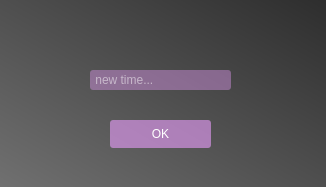
<?xml version="1.0" encoding="UTF-8"?>
<ui version="4.0">
 <class>ChangeTimeDialog</class>
 <widget class="QDialog" name="ChangeTimeDialog">
  <property name="geometry">
   <rect>
    <x>0</x>
    <y>0</y>
    <width>326</width>
    <height>187</height>
   </rect>
  </property>
  <property name="windowTitle">
   <string>Dialog</string>
  </property>
  <widget class="QWidget" name="ChangeTimeWidget" native="true">
   <property name="geometry">
    <rect>
     <x>0</x>
     <y>0</y>
     <width>331</width>
     <height>191</height>
    </rect>
   </property>
   <property name="styleSheet">
    <string notr="true">background:qlineargradient(spread:pad, x1:1, y1:0, x2:0, y2:1, stop:0 rgba(45, 45, 45, 255), stop:1 rgba(113, 113, 113, 255))</string>
   </property>
   <widget class="QLineEdit" name="ChangeTimeTextField">
    <property name="geometry">
     <rect>
      <x>90</x>
      <y>70</y>
      <width>141</width>
      <height>20</height>
     </rect>
    </property>
    <property name="styleSheet">
     <string notr="true">background-color:rgba(236, 158, 255, 100);
border-radius:3px;
color:white;</string>
    </property>
    <property name="placeholderText">
     <string> new time...</string>
    </property>
   </widget>
   <widget class="QPushButton" name="OkButton">
    <property name="geometry">
     <rect>
      <x>110</x>
      <y>120</y>
      <width>101</width>
      <height>28</height>
     </rect>
    </property>
    <property name="cursor">
     <cursorShape>ClosedHandCursor</cursorShape>
    </property>
    <property name="styleSheet">
     <string notr="true">background-color:rgba(236, 158, 255, 150);
border-radius:3px;
color: white;</string>
    </property>
    <property name="text">
     <string>OK</string>
    </property>
   </widget>
   <widget class="QLabel" name="ErrorLabel">
    <property name="geometry">
     <rect>
      <x>105</x>
      <y>99</y>
      <width>111</width>
      <height>15</height>
     </rect>
    </property>
    <property name="styleSheet">
     <string notr="true">background-color:rgba(0,0,0,0);
color:rgb(255, 82, 82)</string>
    </property>
    <property name="text">
     <string/>
    </property>
   </widget>
  </widget>
 </widget>
 <resources/>
 <connections/>
</ui>
